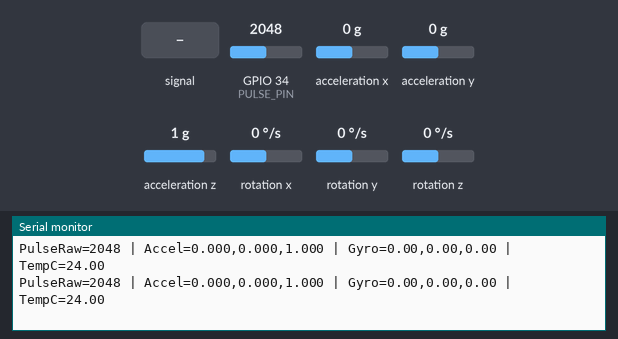
A sketch run on a simulated ESP32. On the bench: the last lines printed to the serial monitor. Wiring (inferred from the names in the program): MPU-6050 motion sensor at I2C address 0x68. The test bench sets the inputs (shaded band); at power-on: acceleration x 0 g, GPIO 34 (PULSE_PIN) = 2048, acceleration y 0 g, acceleration z 1 g, rotation x 0 °/s, rotation y 0 °/s, rotation z 0 °/s (analog values on the 0–4095 scale).

Above: at 2.4 s.
2.5 s: GPIO 34 (PULSE_PIN) fed a 200 Hz sine of ±327 counts around its level
At 3.3 s:
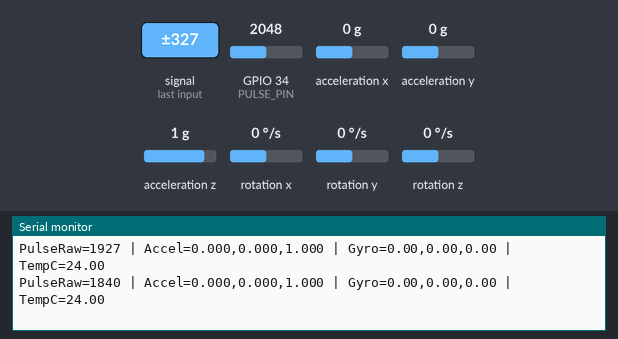
4.0 s: acceleration x set to -1.4 g
At 4.9 s:
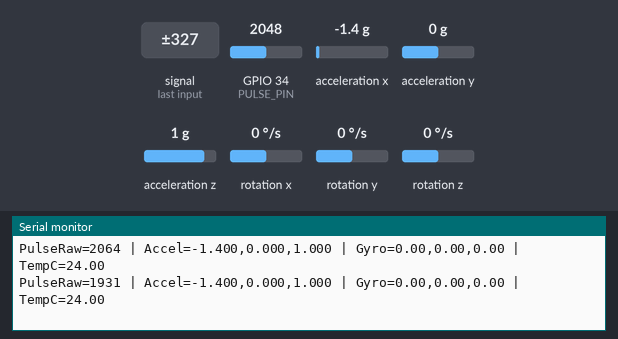
5.5 s: GPIO 34 (PULSE_PIN) set to 2866
At 6.6 s:
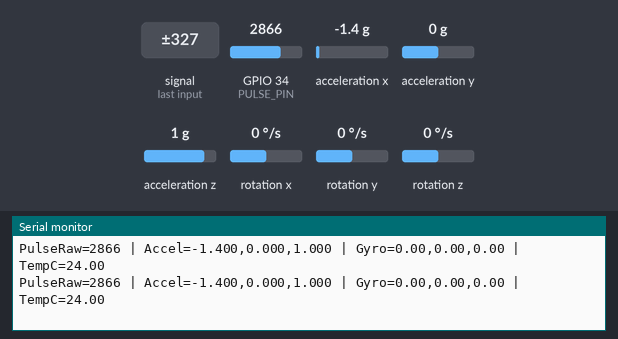
7.0 s: acceleration y set to -1.4 g
At 8.0 s:
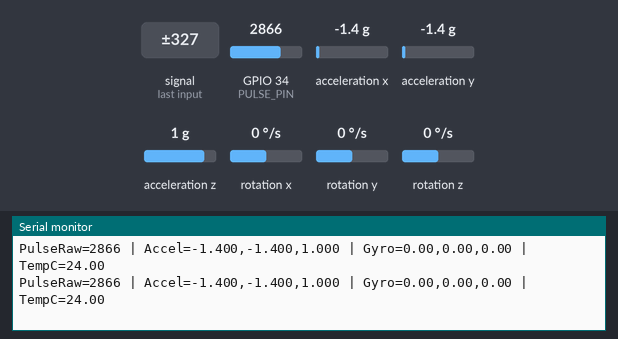
8.5 s: GPIO 34 (PULSE_PIN) fed a 1000 Hz sine of ±1023 counts around its level
At 9.1 s:
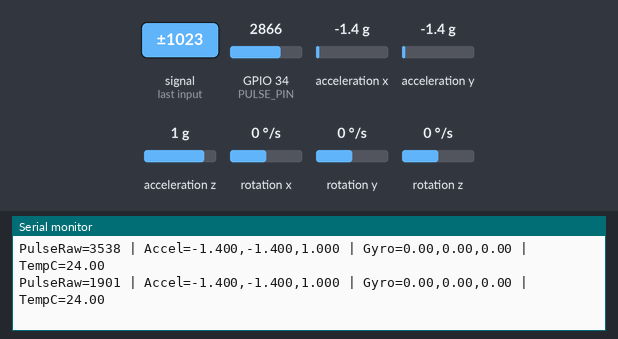
10.0 s: acceleration z set to -1.4 g
At 10.7 s:
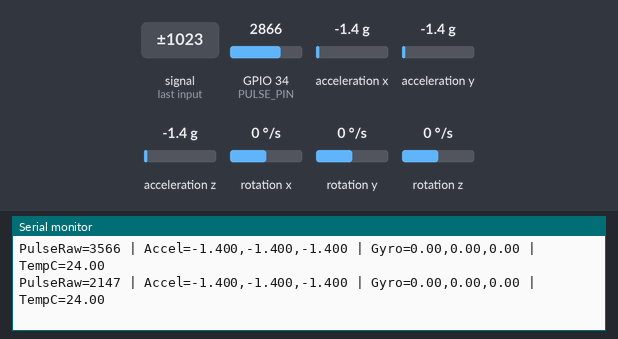
Timing chart, 0 to 12.5 s (numbered marks = the images above; inputs shaded):
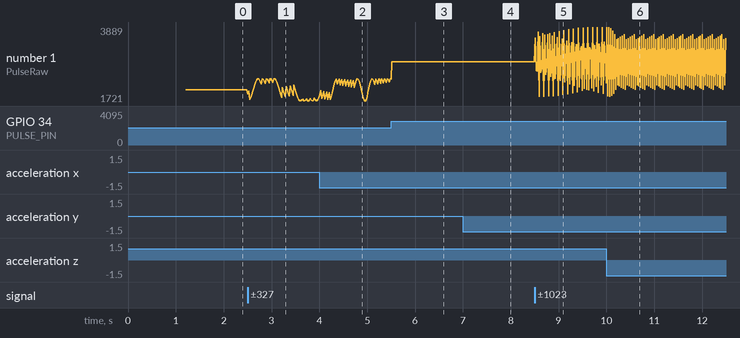

Measured:
- after the input at 2.5 s, the serial monitor: prints a new line at once (image 1)
- after the input at 7.0 s, the serial monitor: prints a new line at once (image 4)
- after the input at 8.5 s, the serial monitor: prints a new line at once (image 5)
- plotted number 1: 2048 → 1818 after the input at 2.5 s, 2866 → 2234 after the input at 8.5 s

The sketch:

esp32_basic.ino
```cpp
#include <Arduino.h>
#include <Wire.h>

const int PULSE_PIN = 34;
const uint8_t MPU6050_ADDRESS = 0x68;
const unsigned long SAMPLE_INTERVAL_MS = 20;

unsigned long lastSampleAt = 0;

void writeRegister(uint8_t reg, uint8_t value) {
  Wire.beginTransmission(MPU6050_ADDRESS);
  Wire.write(reg);
  Wire.write(value);
  Wire.endTransmission();
}

bool readBytes(uint8_t reg, uint8_t count, uint8_t *buffer) {
  Wire.beginTransmission(MPU6050_ADDRESS);
  Wire.write(reg);
  if (Wire.endTransmission(false) != 0) {
    return false;
  }

  uint8_t received = Wire.requestFrom(MPU6050_ADDRESS, count, true);
  if (received != count) {
    return false;
  }

  for (uint8_t i = 0; i < count; i++) {
    buffer[i] = Wire.read();
  }

  return true;
}

void setup() {
  Serial.begin(115200);
  delay(1200);

  analogReadResolution(12);
  Wire.begin(21, 22);
  writeRegister(0x6B, 0x00);

  Serial.println("ESP32 basic hardware test started");
  Serial.println("Reading pulse sensor and MPU6050 over Serial Monitor");
}

void loop() {
  const unsigned long now = millis();
  if (now - lastSampleAt < SAMPLE_INTERVAL_MS) {
    return;
  }

  lastSampleAt = now;

  const int pulseRaw = analogRead(PULSE_PIN);
  uint8_t buffer[14];

  if (!readBytes(0x3B, 14, buffer)) {
    Serial.println("MPU6050 read failed");
    delay(200);
    return;
  }

  const int16_t axRaw = (buffer[0] << 8) | buffer[1];
  const int16_t ayRaw = (buffer[2] << 8) | buffer[3];
  const int16_t azRaw = (buffer[4] << 8) | buffer[5];
  const int16_t tempRaw = (buffer[6] << 8) | buffer[7];
  const int16_t gxRaw = (buffer[8] << 8) | buffer[9];
  const int16_t gyRaw = (buffer[10] << 8) | buffer[11];
  const int16_t gzRaw = (buffer[12] << 8) | buffer[13];

  const float ax = axRaw / 16384.0f;
  const float ay = ayRaw / 16384.0f;
  const float az = azRaw / 16384.0f;
  const float temperatureC = (tempRaw / 340.0f) + 36.53f;
  const float gx = gxRaw / 131.0f;
  const float gy = gyRaw / 131.0f;
  const float gz = gzRaw / 131.0f;

  Serial.print("PulseRaw=");
  Serial.print(pulseRaw);
  Serial.print(" | Accel=");
  Serial.print(ax, 3);
  Serial.print(",");
  Serial.print(ay, 3);
  Serial.print(",");
  Serial.print(az, 3);
  Serial.print(" | Gyro=");
  Serial.print(gx, 2);
  Serial.print(",");
  Serial.print(gy, 2);
  Serial.print(",");
  Serial.print(gz, 2);
  Serial.print(" | TempC=");
  Serial.println(temperatureC, 2);
}
```
